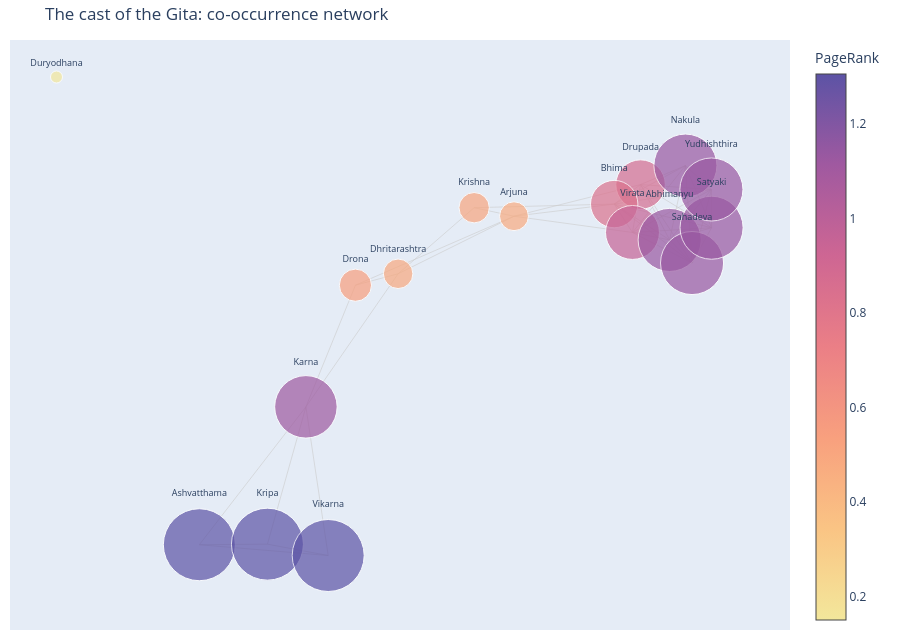

Notebook code cell kept with this figure:
### Code cell
# Figure 4: character co-occurrence network (spring layout for coordinates).
Gnx = nx.Graph()
for name, m in char_freq.items():
    Gnx.add_node(name, mentions=int(m))
for _, r in cooc.iterrows():
    Gnx.add_edge(r["a"], r["b"], weight=int(r["shared"]))
pos = nx.spring_layout(Gnx, k=0.6, seed=42, weight="weight")

edge_x, edge_y = [], []
for a, b in Gnx.edges():
    edge_x += [pos[a][0], pos[b][0], None]
    edge_y += [pos[a][1], pos[b][1], None]
edge_trace = go.Scatter(x=edge_x, y=edge_y, mode="lines", hoverinfo="none",
                        line=dict(width=0.6, color="#cccccc"))

nodes = list(Gnx.nodes())
deg_cent = char_pr.reindex(nodes).fillna(char_pr.min()).values
sizes_px = 12 + 60 * (deg_cent - deg_cent.min()) / (np.ptp(deg_cent) or 1)
node_trace = go.Scatter(
    x=[pos[n][0] for n in nodes], y=[pos[n][1] for n in nodes],
    mode="markers+text", text=nodes, textposition="top center",
    textfont=dict(size=9),
    marker=dict(size=sizes_px, color=deg_cent, colorscale="Sunset",
                line=dict(width=1, color="#ffffff"), showscale=True,
                colorbar=dict(title="PageRank")),
    hovertext=[f"{n}: {Gnx.nodes[n]['mentions']} verses" for n in nodes],
    hoverinfo="text",
)
fig4 = go.Figure([edge_trace, node_trace])
fig4.update_layout(
    title="The cast of the Gita: co-occurrence network",
    showlegend=False, xaxis=dict(visible=False), yaxis=dict(visible=False),
    height=640, margin=dict(l=10, r=10, t=40, b=10),
)
assert Gnx.number_of_nodes() == char_freq.shape[0]
export(fig4, "analysis_character_network.html")
fig4

### Figure 1 — Plotly figure (JSON) as saved in the notebook; plotly's stock layout.template omitted (floating-point values rounded to 4 significant figures; data arrays with more than 128 entries replaced by an {"elided": "..."} marker saying what was removed)
{"data": [{"hoverinfo": "none", "line": {"color": "#cccccc", "width": 0.6}, "mode": "lines", "type": "scatter", "x": {"elided": "135 float values"}, "y": {"elided": "135 float values"}}, {"hoverinfo": "text", "hovertext": ["Dhritarashtra: 12 verses", "Arjuna: 187 verses", "Krishna: 63 verses", "Duryodhana: 1 verses", "Drupada: 7 verses", "Bhima: 8 verses", "Virata: 6 verses", "Ashvatthama: 1 verses", "Karna: 3 verses", "Kripa: 1 verses", "Vikarna: 1 verses", "Abhimanyu: 3 verses", "Nakula: 3 verses", "Sahadeva: 3 verses", "Satyaki: 3 verses", "Yudhishthira: 3 verses", "Drona: 5 verses"], "marker": {"color": [0.4877, 0.4752, 0.5042, 0.15, 0.8725, 0.8313, 0.958, 1.306, 1.123, 1.306, 1.306, 1.134, 1.134, 1.134, 1.134, 1.134, 0.5391], "colorbar": {"title": {"text": "PageRank"}}, "colorscale": [[0.0, "rgb(243, 231, 155)"], [0.1667, "rgb(250, 196, 132)"], [0.3333, "rgb(248, 160, 126)"], [0.5, "rgb(235, 127, 134)"], [0.6667, "rgb(206, 102, 147)"], [0.8333, "rgb(160, 89, 160)"], [1.0, "rgb(92, 83, 165)"]], "line": {"color": "#ffffff", "width": 1}, "showscale": true, "size": [29.53, 28.88, 30.39, 12.0, 49.5, 47.36, 53.94, 72.0, 62.49, 72.0, 72.0, 63.08, 63.08, 63.08, 63.08, 63.08, 32.19]}, "mode": "markers+text", "text": ["Dhritarashtra", "Arjuna", "Krishna", "Duryodhana", "Drupada", "Bhima", "Virata", "Ashvatthama", "Karna", "Kripa", "Vikarna", "Abhimanyu", "Nakula", "Sahadeva", "Satyaki", "Yudhishthira", "Drona"], "textfont": {"size": 9}, "textposition": "top center", "type": "scatter", "x": [-0.204, 0.06601, -0.02684, -1.0, 0.3609, 0.2995, 0.3421, -0.6672, -0.4188, -0.5085, -0.367, 0.4287, 0.4654, 0.4809, 0.5264, 0.526, -0.3034], "y": [0.02064, 0.1441, 0.1624, 0.4426, 0.2119, 0.1701, 0.1092, -0.5603, -0.2647, -0.5591, -0.5834, 0.09325, 0.2526, 0.04371, 0.1194, 0.2014, -0.003828]}], "layout": {"height": 640, "margin": {"b": 10, "l": 10, "r": 10, "t": 40}, "showlegend": false, "title": {"text": "The cast of the Gita: co-occurrence network"}, "xaxis": {"visible": false}, "yaxis": {"visible": false}}}
